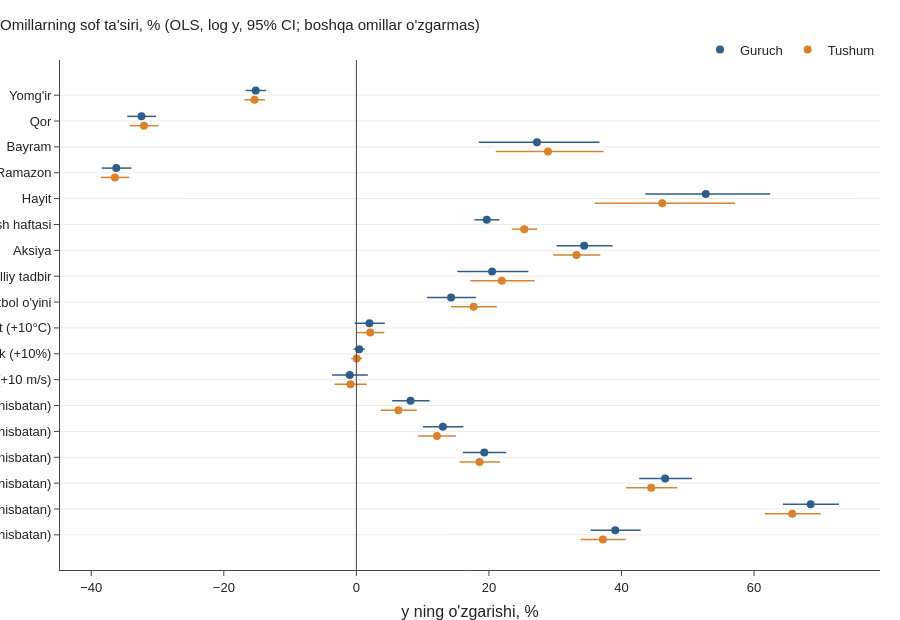

The cell this chart's notebook holds for it:
### Code cell
# Coefficient plot: harorat, namlik, shamol 10 birlik o'zgarish uchun ko'rsatiladi (1 birlikda juda kichik)
show = ["rain", "snow", "is_holiday", "ramadan", "eid", "salary_week", "promotion", "local_event", "football_match",
        "temp_c", "humidity", "wind"] + [f"wd_{i}" for i in range(1, 7)]

def per_unit(m, c, k):
    b, (lo, hi) = m.params[c] * k, m.conf_int().loc[c] * k
    return (np.exp(b) - 1) * 100, (np.exp(lo) - 1) * 100, (np.exp(hi) - 1) * 100

label = {**NAMES, "temp_c": "Harorat (+10°C)", "humidity": "Namlik (+10%)", "wind": "Shamol (+10 m/s)",
         **{f"wd_{i}": f"{WEEKDAYS_UZ[i]} (Dush ga nisbatan)" for i in range(1, 7)}}
fig = go.Figure()
for k_t, (t, color, off) in enumerate([("rice_kg", style.BLUE, -0.18), ("revenue_uzs", style.ORANGE, 0.18)]):
    vals = [per_unit(ols[t], c, 10 if c in WEATHER_NUM else 1) for c in show]
    y = np.arange(len(show)) + off
    fig.add_scatter(x=[v[0] for v in vals], y=y, mode="markers", marker=dict(color=color, size=8), name=TNAMES[t],
                    error_x=dict(type="data", symmetric=False, array=[v[2] - v[0] for v in vals],
                                 arrayminus=[v[0] - v[1] for v in vals], color=color, thickness=1.5, width=0))
fig.add_vline(x=0, line=dict(color="#444", width=1))
fig.update_yaxes(tickvals=np.arange(len(show)), ticktext=[label[c] for c in show], autorange="reversed")
fig.update_layout(title="Omillarning sof ta'siri, % (OLS, log y, 95% CI; boshqa omillar o'zgarmas)",
                  xaxis_title="y ning o'zgarishi, %", height=620, legend=dict(orientation="h", y=1.05, x=1, xanchor="right"))
style.save(fig, "02_coef_plot")

### Figure 1 — Plotly figure (JSON) as saved in the notebook; plotly's stock layout.template omitted (floating-point values rounded to 4 significant figures)
{"data": [{"error_x": {"array": [1.568, 2.215, 9.433, 2.275, 9.706, 1.907, 4.289, 5.471, 3.752, 2.315, 0.8644, 2.734, 2.859, 3.092, 3.314, 4.029, 4.277, 3.831], "arrayminus": [1.539, 2.145, 8.782, 2.196, 9.126, 1.877, 4.156, 5.233, 3.633, 2.264, 0.857, 2.661, 2.785, 3.01, 3.224, 3.921, 4.171, 3.728], "color": "#2f5d8a", "symmetric": false, "thickness": 1.5, "type": "data", "width": 0}, "marker": {"color": "#2f5d8a", "size": 8}, "mode": "markers", "name": "Guruch", "type": "scatter", "x": [-15.19, -32.42, 27.25, -36.23, 52.72, 19.67, 34.36, 20.47, 14.29, 1.973, 0.4189, -1.009, 8.178, 13.05, 19.29, 46.59, 68.54, 39.05], "y": [-0.18, 0.82, 1.82, 2.82, 3.82, 4.82, 5.82, 6.82, 7.82, 8.82, 9.82, 10.82, 11.82, 12.82, 13.82, 14.82, 15.82, 16.82]}, {"error_x": {"array": [1.574, 2.211, 8.384, 2.175, 10.96, 1.919, 3.607, 4.952, 3.505, 2.116, 0.8255, 2.474, 2.749, 2.895, 3.093, 3.9, 4.271, 3.44], "arrayminus": [1.545, 2.141, 7.872, 2.103, 10.2, 1.89, 3.512, 4.759, 3.403, 2.073, 0.8187, 2.414, 2.68, 2.822, 3.015, 3.797, 4.164, 3.356], "color": "#d9822b", "symmetric": false, "thickness": 1.5, "type": "data", "width": 0}, "marker": {"color": "#d9822b", "size": 8}, "mode": "markers", "name": "Tushum", "type": "scatter", "x": [-15.37, -32.05, 28.9, -36.43, 46.16, 25.33, 33.2, 21.95, 17.69, 2.087, 0.04154, -0.8933, 6.343, 12.15, 18.58, 44.49, 65.76, 37.19], "y": [0.18, 1.18, 2.18, 3.18, 4.18, 5.18, 6.18, 7.18, 8.18, 9.18, 10.18, 11.18, 12.18, 13.18, 14.18, 15.18, 16.18, 17.18]}], "layout": {"height": 620, "legend": {"orientation": "h", "x": 1, "xanchor": "right", "y": 1.05}, "shapes": [{"line": {"color": "#444", "width": 1}, "type": "line", "x0": 0, "x1": 0, "xref": "x", "y0": 0, "y1": 1, "yref": "y domain"}], "title": {"text": "Omillarning sof ta'siri, % (OLS, log y, 95% CI; boshqa omillar o'zgarmas)"}, "xaxis": {"title": {"text": "y ning o'zgarishi, %"}}, "yaxis": {"autorange": "reversed", "ticktext": ["Yomg'ir", "Qor", "Bayram", "Ramazon", "Hayit", "Maosh haftasi", "Aksiya", "Mahalliy tadbir", "Futbol o'yini", "Harorat (+10°C)", "Namlik (+10%)", "Shamol (+10 m/s)", "Sesh (Dush ga nisbatan)", "Chor (Dush ga nisbatan)", "Pay (Dush ga nisbatan)", "Juma (Dush ga nisbatan)", "Shan (Dush ga nisbatan)", "Yak (Dush ga nisbatan)"], "tickvals": [0, 1, 2, 3, 4, 5, 6, 7, 8, 9, 10, 11, 12, 13, 14, 15, 16, 17]}}}
